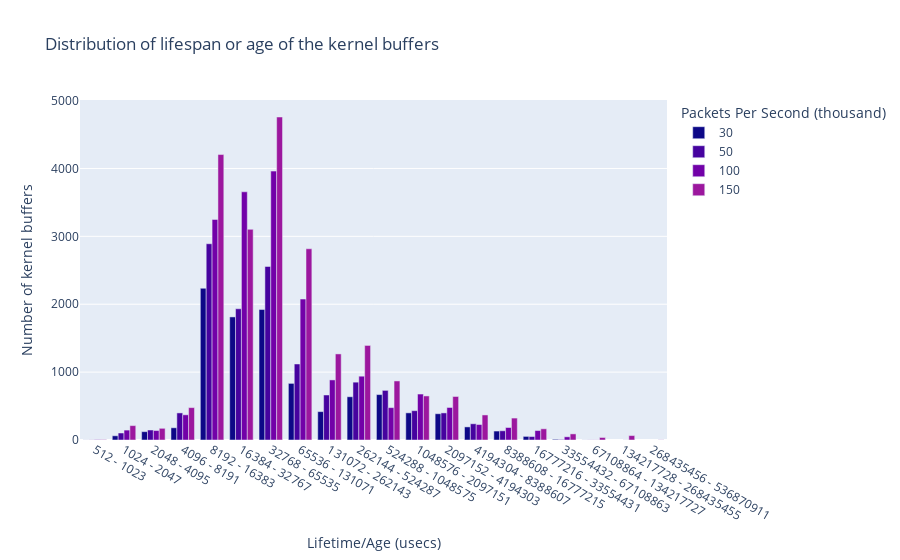

Notebook cell for this chart:
### Code cell
data_df = spark.read.option("basePath", "../ansible/.results").json("../ansible/.results/kpps=*/tool=skblife")
schema = StructType([
  StructField('kpps', IntegerType(), True),
  StructField('type', IntegerType(), True),
  StructField('count', IntegerType(), True),
  StructField('min', IntegerType(), True),
  StructField('max', IntegerType(), True),
  StructField('interval', StringType(), True),
  ])

#Create empty DataFrame directly.
skblife_df = spark.createDataFrame([], schema)

data_df = data_df.select("*", explode('data.@skb_residency_nsecs').alias("dataExplode")).select("type", "kpps", "dataExplode.*")
data_df = data_df.orderBy(col('kpps')).select(col("kpps").cast(StringType()), "type", "count", "min", "max", concat_ws(' - ',col('min'),col('max')).alias("interval"))
skblife_df = skblife_df.union(data_df)

skblife_fig = px.bar(skblife_df.toPandas(), x="interval", y="count", color="kpps", barmode="group",
        title="Distribution of lifespan or age of the kernel buffers",
        color_discrete_sequence=px.colors.sequential.Plasma,
        labels={
                    "kpps": "Packets Per Second (thousand)",
                    "count": "Number of kernel buffers",
                    "interval": "Lifetime/Age (usecs)"
                })
skblife_fig.show()
skblife_fig.write_image("images/skblife.jpeg")
with open(html_output_file, 'a') as f:
    f.write(skblife_fig.to_html(full_html=False, include_plotlyjs='cdn'))

### Figure 1 — Plotly figure (JSON) as saved in the notebook; plotly's stock layout.template omitted (floating-point values rounded to 4 significant figures)
{"data": [{"alignmentgroup": "True", "hovertemplate": "Packets Per Second (thousand)=30<br>Lifetime/Age (usecs)=%{x}<br>Number of kernel buffers=%{y}<extra></extra>", "legendgroup": "30", "marker": {"color": "#0d0887", "pattern": {"shape": ""}}, "name": "30", "offsetgroup": "30", "orientation": "v", "showlegend": true, "textposition": "auto", "type": "bar", "x": ["512 - 1023", "1024 - 2047", "2048 - 4095", "4096 - 8191", "8192 - 16383", "16384 - 32767", "32768 - 65535", "65536 - 131071", "131072 - 262143", "262144 - 524287", "524288 - 1048575", "1048576 - 2097151", "2097152 - 4194303", "4194304 - 8388607", "8388608 - 16777215", "16777216 - 33554431", "33554432 - 67108863", "67108864 - 134217727"], "xaxis": "x", "y": [1, 62, 123, 180, 2235, 1813, 1922, 834, 418, 637, 669, 400, 387, 193, 132, 53, 10, 1], "yaxis": "y"}, {"alignmentgroup": "True", "hovertemplate": "Packets Per Second (thousand)=50<br>Lifetime/Age (usecs)=%{x}<br>Number of kernel buffers=%{y}<extra></extra>", "legendgroup": "50", "marker": {"color": "#46039f", "pattern": {"shape": ""}}, "name": "50", "offsetgroup": "50", "orientation": "v", "showlegend": true, "textposition": "auto", "type": "bar", "x": ["512 - 1023", "1024 - 2047", "2048 - 4095", "4096 - 8191", "8192 - 16383", "16384 - 32767", "32768 - 65535", "65536 - 131071", "131072 - 262143", "262144 - 524287", "524288 - 1048575", "1048576 - 2097151", "2097152 - 4194303", "4194304 - 8388607", "8388608 - 16777215", "16777216 - 33554431", "33554432 - 67108863", "67108864 - 134217727"], "xaxis": "x", "y": [2, 103, 147, 399, 2891, 1933, 2556, 1120, 663, 852, 731, 432, 399, 239, 136, 51, 7, 2], "yaxis": "y"}, {"alignmentgroup": "True", "hovertemplate": "Packets Per Second (thousand)=100<br>Lifetime/Age (usecs)=%{x}<br>Number of kernel buffers=%{y}<extra></extra>", "legendgroup": "100", "marker": {"color": "#7201a8", "pattern": {"shape": ""}}, "name": "100", "offsetgroup": "100", "orientation": "v", "showlegend": true, "textposition": "auto", "type": "bar", "x": ["512 - 1023", "1024 - 2047", "2048 - 4095", "4096 - 8191", "8192 - 16383", "16384 - 32767", "32768 - 65535", "65536 - 131071", "131072 - 262143", "262144 - 524287", "524288 - 1048575", "1048576 - 2097151", "2097152 - 4194303", "4194304 - 8388607", "8388608 - 16777215", "16777216 - 33554431", "33554432 - 67108863", "67108864 - 134217727", "134217728 - 268435455"], "xaxis": "x", "y": [5, 146, 139, 371, 3249, 3656, 3961, 2076, 885, 940, 477, 677, 479, 228, 184, 139, 47, 2, 1], "yaxis": "y"}, {"alignmentgroup": "True", "hovertemplate": "Packets Per Second (thousand)=150<br>Lifetime/Age (usecs)=%{x}<br>Number of kernel buffers=%{y}<extra></extra>", "legendgroup": "150", "marker": {"color": "#9c179e", "pattern": {"shape": ""}}, "name": "150", "offsetgroup": "150", "orientation": "v", "showlegend": true, "textposition": "auto", "type": "bar", "x": ["512 - 1023", "1024 - 2047", "2048 - 4095", "4096 - 8191", "8192 - 16383", "16384 - 32767", "32768 - 65535", "65536 - 131071", "131072 - 262143", "262144 - 524287", "524288 - 1048575", "1048576 - 2097151", "2097152 - 4194303", "4194304 - 8388607", "8388608 - 16777215", "16777216 - 33554431", "33554432 - 67108863", "67108864 - 134217727", "134217728 - 268435455", "268435456 - 536870911"], "xaxis": "x", "y": [5, 212, 172, 477, 4205, 3103, 4758, 2817, 1268, 1393, 870, 649, 641, 369, 323, 165, 90, 37, 65, 2], "yaxis": "y"}], "layout": {"barmode": "group", "legend": {"title": {"text": "Packets Per Second (thousand)"}, "tracegroupgap": 0}, "title": {"text": "Distribution of lifespan or age of the kernel buffers"}, "xaxis": {"anchor": "y", "domain": [0, 1], "title": {"text": "Lifetime/Age (usecs)"}}, "yaxis": {"anchor": "x", "domain": [0, 1], "title": {"text": "Number of kernel buffers"}}}}
